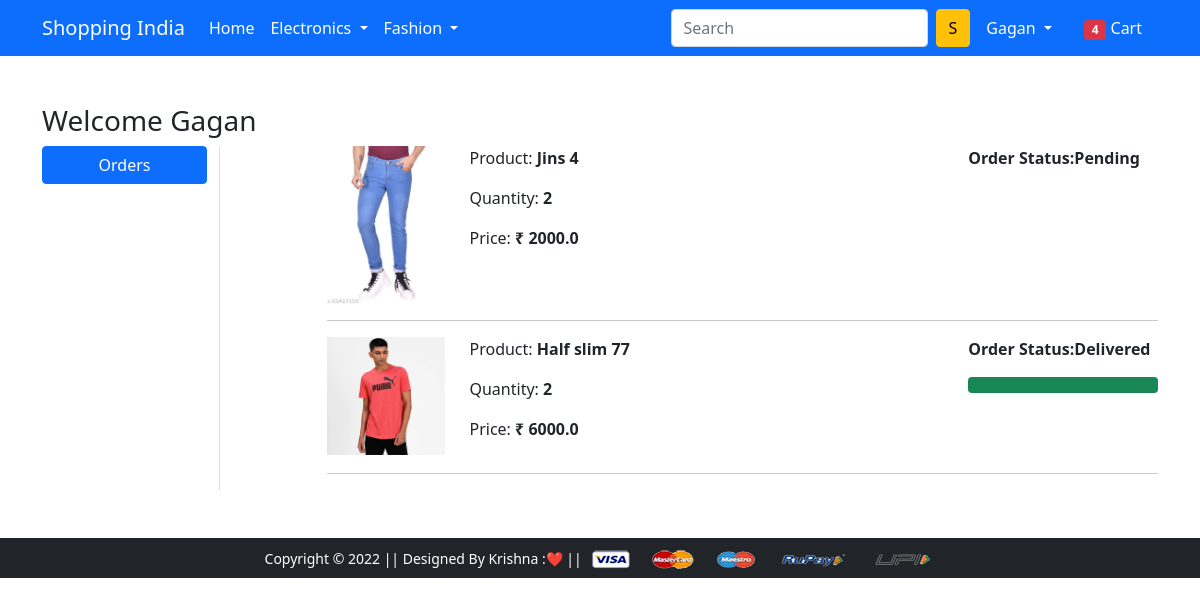
/orders/ (signed in), run on an earlier commit of the app's database.
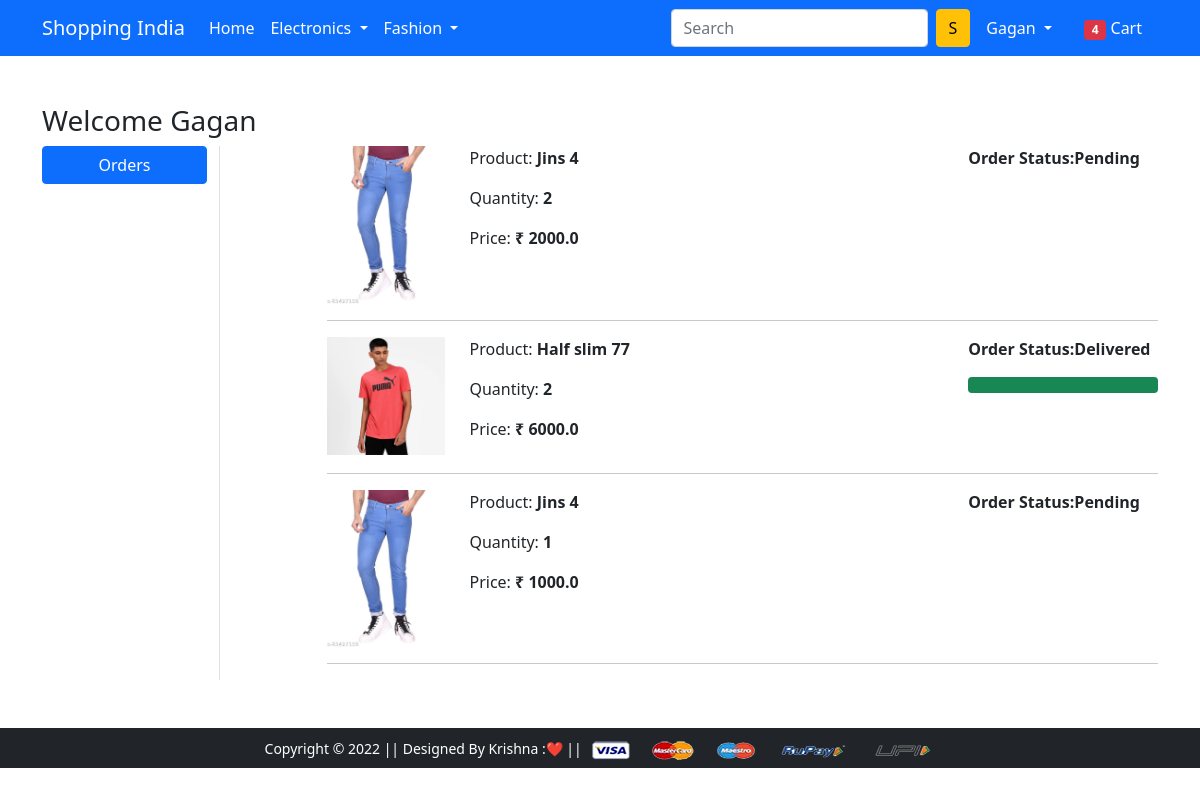
And on a later commit of the database.
### app/models.py (models this page shows, shortened)
class OrderPlaced(models.Model):
    user=models.ForeignKey(User,on_delete=models.CASCADE)
    customer=models.ForeignKey(Coustomer,on_delete=models.CASCADE)
    product=models.ForeignKey(Product,on_delete=models.CASCADE)
    quantity=models.PositiveIntegerField(default=1)
    order_date=models.DateTimeField(auto_now_add=True)
    status=models.CharField(max_length=50,choices=STATUS_CHOICES,default='Pending')
    @property
    def total_cost(self):
        return self.quantity * self.product.discount_price

class Product(models.Model):
    title=models.CharField(max_length=100)
    selling_price=models.FloatField()
    discount_price=models.FloatField()
    description=models.TextField()
    brand=models.CharField(max_length=100)
    category=models.CharField(choices=CATEGORY_CHOICES, max_length=2)
    product_image=models.ImageField(upload_to='uploadmage/productimg')

### app/views.py (the view)
# urls.py: path('orders/', views.orders, name='orders'),
@login_required
def orders(request):
    op=OrderPlaced.objects.filter(user=request.user)
    return render(request, 'app/orders.html', {'order_placed':op})

### app/templates/app/orders.html (shortened to what this page needs)
{% extends 'app/base.html' %}
{% load static %}
{% block main-content %}
<div class="container my-5">
 <div class="row">
 <h3>Welcome <span class="text-capitalize">{{request.user}} </span> </h3>
  <div class="col-sm-2 border-end">
   <ul class="list-unstyled">
    <li class="d-grid"><a href="{% url 'orders' %}" class="btn btn-primary">Orders</a></li>
   </ul>
  </div>
  <div class="col-sm-9 offset-sm-1">
    {% for op in order_placed %}
   <div class="row" shadow-sm mb-3>
        <div class="col-sm-2">
            <img src="{{op.product.product_image.url}}" alt="" srcset="" class="img-fluid" height="150" width="150">
        </div>
   <div class="col-sm-7">
        <p>Product: <b>{{op.product.title}}</b></p>
        <p>Quantity: <b>{{op.quantity}}</b></p>
        <p>Price: <b>₹ {{op.total_cost}}</b></p>
   </div>
    <div class="col-sm-3 fw-bold">
        <p>Order Status:{{op.status}}</p>
        {% if op.status == 'Delivered' %}
        <div class="progress">
            <div class="progress-bar bg-success" role="progressbar" style="width:100%" aria-valuenow="100" aria-valuemin="0" aria-valuemax="100"></div>
        </div>
        {% endif %}
    </div>
   </div>
   <hr>
   {% endfor %}
  </div>
 </div>
</div>
{% endblock main-content %}

What changed in the data, as far as the page shows it:
added OrderPlaced: product.product_image (picture), product "Jins 4", quantity "1", total_cost "1000.0", status "Pending"
